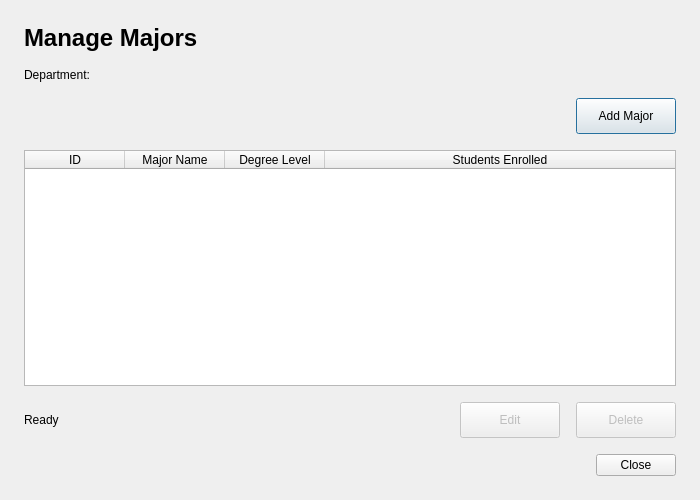
<?xml version="1.0" encoding="UTF-8"?>
<ui version="4.0">
 <class>ManageMajorsDialog</class>
 <widget class="QDialog" name="ManageMajorsDialog">
  <property name="geometry">
   <rect>
    <x>0</x>
    <y>0</y>
    <width>700</width>
    <height>500</height>
   </rect>
  </property>
  <property name="windowTitle">
   <string>Manage Majors</string>
  </property>
  <layout class="QVBoxLayout" name="verticalLayout">
   <property name="spacing">
    <number>16</number>
   </property>
   <property name="leftMargin">
    <number>24</number>
   </property>
   <property name="topMargin">
    <number>24</number>
   </property>
   <property name="rightMargin">
    <number>24</number>
   </property>
   <property name="bottomMargin">
    <number>24</number>
   </property>
   <item>
    <widget class="QLabel" name="titleLabel">
     <property name="text">
      <string>&lt;html&gt;&lt;head/&gt;&lt;body&gt;&lt;p&gt;&lt;span style=&quot; font-size:18pt; font-weight:600;&quot;&gt;Manage Majors&lt;/span&gt;&lt;/p&gt;&lt;/body&gt;&lt;/html&gt;</string>
     </property>
    </widget>
   </item>
   <item>
    <widget class="QLabel" name="departmentLabel">
     <property name="text">
      <string>Department: </string>
     </property>
    </widget>
   </item>
   <item>
    <layout class="QHBoxLayout" name="toolbarLayout">
     <item>
      <spacer name="horizontalSpacer">
       <property name="orientation">
        <enum>Qt::Horizontal</enum>
       </property>
       <property name="sizeHint" stdset="0">
        <size>
         <width>40</width>
         <height>20</height>
        </size>
       </property>
      </spacer>
     </item>
     <item>
      <widget class="QPushButton" name="addMajorButton">
       <property name="minimumSize">
        <size>
         <width>100</width>
         <height>36</height>
        </size>
       </property>
       <property name="text">
        <string>Add Major</string>
       </property>
      </widget>
     </item>
    </layout>
   </item>
   <item>
    <widget class="QTableWidget" name="majorsTable">
     <property name="editTriggers">
      <set>QAbstractItemView::NoEditTriggers</set>
     </property>
     <property name="alternatingRowColors">
      <bool>true</bool>
     </property>
     <property name="selectionMode">
      <enum>QAbstractItemView::SingleSelection</enum>
     </property>
     <property name="selectionBehavior">
      <enum>QAbstractItemView::SelectRows</enum>
     </property>
     <property name="sortingEnabled">
      <bool>true</bool>
     </property>
     <attribute name="horizontalHeaderStretchLastSection">
      <bool>true</bool>
     </attribute>
     <column>
      <property name="text">
       <string>ID</string>
      </property>
     </column>
     <column>
      <property name="text">
       <string>Major Name</string>
      </property>
     </column>
     <column>
      <property name="text">
       <string>Degree Level</string>
      </property>
     </column>
     <column>
      <property name="text">
       <string>Students Enrolled</string>
      </property>
     </column>
    </widget>
   </item>
   <item>
    <layout class="QHBoxLayout" name="bottomLayout">
     <item>
      <widget class="QLabel" name="statusLabel">
       <property name="text">
        <string>Ready</string>
       </property>
      </widget>
     </item>
     <item>
      <spacer name="horizontalSpacer_2">
       <property name="orientation">
        <enum>Qt::Horizontal</enum>
       </property>
       <property name="sizeHint" stdset="0">
        <size>
         <width>40</width>
         <height>20</height>
        </size>
       </property>
      </spacer>
     </item>
     <item>
      <widget class="QPushButton" name="editButton">
       <property name="enabled">
        <bool>false</bool>
       </property>
       <property name="minimumSize">
        <size>
         <width>100</width>
         <height>36</height>
        </size>
       </property>
       <property name="text">
        <string>Edit</string>
       </property>
      </widget>
     </item>
     <item>
      <widget class="QPushButton" name="deleteButton">
       <property name="enabled">
        <bool>false</bool>
       </property>
       <property name="minimumSize">
        <size>
         <width>100</width>
         <height>36</height>
        </size>
       </property>
       <property name="text">
        <string>Delete</string>
       </property>
      </widget>
     </item>
    </layout>
   </item>
   <item>
    <widget class="QDialogButtonBox" name="buttonBox">
     <property name="standardButtons">
      <set>QDialogButtonBox::Close</set>
     </property>
    </widget>
   </item>
  </layout>
 </widget>
 <resources/>
 <connections/>
</ui>
